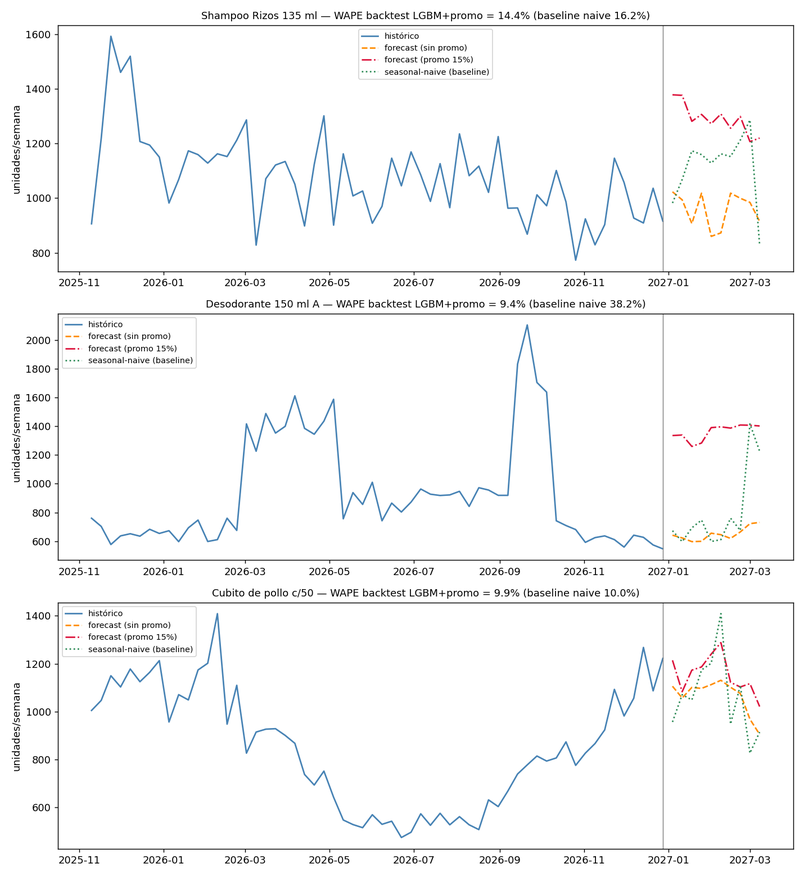
#> input picture report/reto_a_forecasts.png, 804 x 877 px, shrunk from 1430 x 1560 before the run, found by its file name
$ jupyter execute --allow-errors vemio_prueba_tecnica.ipynb   (shell and % lines are left out)
#> lines starting #> are read from the running program, lines starting #| are printed output that depends on the picture
### src/data_prep.py
"""Carga y limpieza compartida del dataset VEMIO."""
import os
import pandas as pd
import numpy as np

# Rutas ancladas a la raíz del proyecto: los scripts corren desde cualquier directorio.
PROJECT_ROOT = os.path.abspath(os.path.join(os.path.dirname(__file__), ".."))
DATA_DIR = os.path.join(PROJECT_ROOT, "data")
REPORT_DIR = os.path.join(PROJECT_ROOT, "report")


def data_path(*parts):
    os.makedirs(DATA_DIR, exist_ok=True)
    return os.path.join(DATA_DIR, *parts)


def report_path(*parts):
    os.makedirs(REPORT_DIR, exist_ok=True)
    return os.path.join(REPORT_DIR, *parts)


# El dataset crudo lo provee VEMIO por fuera del repo (no se versiona: es data de cliente).
# Colocar el CSV en data/raw/ antes de ejecutar, o setear la variable de entorno VEMIO_DATASET_PATH.
RAW_PATH = os.environ.get(
    "VEMIO_DATASET_PATH",
    os.path.join(DATA_DIR, "raw", "20260806_prueba_tecnica_dataset.csv"),
)


def load_raw(path=RAW_PATH):
    return pd.read_csv(path, parse_dates=['date'], dayfirst=True)


# [103 lines left out: functions clean, weekly_demand, sku_economics, not called in this run]


# [5 lines that do not run on import are left out]

### src/forecasting_final.py
"""Genera el forecast final a 10 semanas bajo dos escenarios promocionales."""
import numpy as np
import pandas as pd
import sys

import matplotlib
# Agg solo cuando el modulo se ejecuta como script. Si pyplot ya esta cargado venimos
# del cuaderno, que ya fijo su backend con %matplotlib inline; cambiarlo aqui hacia que
# plt.show() dejara de dibujar y el cuaderno se publicaba sin una sola grafica.
if 'matplotlib.pyplot' not in sys.modules:
    matplotlib.use('Agg')
import matplotlib.pyplot as plt

from data_prep import load_raw, clean, weekly_demand, data_path, report_path
from forecasting import (FORECAST_SKUS, HORIZON, fit_lgbm, recursive_forecast,
                         seasonal_naive_forecast, backtest, backtest_origins)


def future_calendar(last_week, n_steps, on_promo=0, discount=0.0):
    weeks = [last_week + pd.Timedelta(days=7) * (h + 1) for h in range(n_steps)]
    return pd.DataFrame({'week': weeks, 'on_promo': on_promo, 'discount': discount})


def run():
    df = clean(load_raw())
    rows, forecasts = [], {}
    fig, axes = plt.subplots(len(FORECAST_SKUS), 1, figsize=(11, 12))

    for i, sku in enumerate(FORECAST_SKUS):
        wk = weekly_demand(df, sku)
        bt = backtest(wk, backtest_origins(len(wk)))

        # Modelo unificado para los 3 SKUs: LightGBM + calendario promocional.
        model = fit_lgbm(wk, use_promo=True)
        cal_base = future_calendar(wk.week.iloc[-1], HORIZON)                       # sin promo
        cal_promo = future_calendar(wk.week.iloc[-1], HORIZON, 1, 0.15)             # promo 15% todo el horizonte

        fc_base = recursive_forecast(model, wk, cal_base, True)
        fc_promo = recursive_forecast(model, wk, cal_promo, True)
        fc_naive = seasonal_naive_forecast(wk, HORIZON)

        forecasts[sku] = fc_base
        fc_base.to_csv(data_path(f"forecast_{sku.replace(' ', '_').replace('/', '-')}.csv"), index=False)

        rows.append({
            'sku': sku,
            'wape_naive': round(bt.wape_naive.mean(), 3),
            'wape_lgbm': round(bt.wape_lgbm.mean(), 3),
            'wape_lgbm_promo': round(bt.wape_lgbm_promo.mean(), 3),
            'demanda_sem_hist_12s': round(wk.qty.tail(12).mean(), 1),
            'forecast_sem_sin_promo': round(fc_base.yhat.mean(), 1),
            'forecast_sem_con_promo_15pct': round(fc_promo.yhat.mean(), 1),
        })

        ax = axes[i]
        ax.plot(wk.week.tail(60), wk.qty.tail(60), label='histórico', color='steelblue')
        ax.plot(fc_base.week, fc_base.yhat, '--', color='darkorange', label='forecast (sin promo)')
        ax.plot(fc_promo.week, fc_promo.yhat, '-.', color='crimson', label='forecast (promo 15%)')
        ax.plot(fc_naive.week, fc_naive.yhat, ':', color='seagreen', label='seasonal-naive (baseline)')
        ax.axvline(wk.week.iloc[-1], color='gray', lw=0.8)
        ax.set_title(f"{sku} — WAPE backtest LGBM+promo = {bt.wape_lgbm_promo.mean():.1%} "
                     f"(baseline naive {bt.wape_naive.mean():.1%})", fontsize=10)
        ax.set_ylabel('unidades/semana')
        ax.legend(fontsize=8)

    plt.tight_layout()
    plt.savefig(report_path("reto_a_forecasts.png"), dpi=130)

    summary = pd.DataFrame(rows)
    summary.to_csv(data_path("reto_a_summary.csv"), index=False)
    return summary


# [4 lines that do not run on import are left out]

### src/elasticity.py
"""Reto B: Sensibilidad de la demanda al precio y simulador precio -> demanda / ingreso / margen.

ADVERTENCIA DE IDENTIFICACIÓN (importante para leer estos resultados):
en este dataset el precio efectivo semanal casi no varía por decisión de pricing "pura": varía
porque hay o no un combo activo (corr(log precio, promo_share) = -0.93). Por lo tanto el
coeficiente estimado NO es una elasticidad de precio de libro, sino el efecto combinado de
"activar un combo a profundidad d": precio + visibilidad + mecánica de bundle.
Esa es, de hecho, la palanca que el equipo comercial realmente controla — pero hay que
nombrarla por lo que es y no sobrevender la precisión del número.
"""
import numpy as np
import pandas as pd
import statsmodels.api as sm
import sys

import matplotlib
# Agg solo cuando el modulo se ejecuta como script. Si pyplot ya esta cargado venimos
# del cuaderno, que ya fijo su backend con %matplotlib inline; cambiarlo aqui hacia que
# plt.show() dejara de dibujar y el cuaderno se publicaba sin una sola grafica.
if 'matplotlib.pyplot' not in sys.modules:
    matplotlib.use('Agg')
import matplotlib.pyplot as plt

from data_prep import load_raw, clean, weekly_demand, sku_economics, data_path, report_path

ELASTICITY_SKU = 'Antitranspirante 150 ml C'


# [53 lines left out: functions price_panel, fit_specifications, make_simulator, not called in this run]


def run(save=True):
    df = clean(load_raw())
    econ = sku_economics(df, ELASTICITY_SKU)
    panel = price_panel(df, ELASTICITY_SKU)
    specs = fit_specifications(panel)

    e_base = specs['base: log_price + tendencia + mes'].params['log_price']
    e_ctrl = specs['control por "hay combo activo"'].params['log_price']
    e_lo, e_hi = min(e_base, e_ctrl), max(e_base, e_ctrl)

    ref = panel.tail(12)
    ref_price, ref_qty = ref.price.mean(), ref.qty.mean()
    price_min, price_max = panel.price.min(), panel.price.max()

    sim = make_simulator(e_base, ref_price, ref_qty, econ['unit_cost'], price_min, price_max)
    grid = np.linspace(price_min, price_max, 60)
    res = sim(grid)
    # banda de robustez con el rango de elasticidades de las distintas especificaciones
    res['margen_abs_lo'] = make_simulator(e_lo, ref_price, ref_qty, econ['unit_cost'], price_min, price_max)(grid)['margen_abs']
    res['margen_abs_hi'] = make_simulator(e_hi, ref_price, ref_qty, econ['unit_cost'], price_min, price_max)(grid)['margen_abs']
    res['descuento_implicito'] = 1 - res.price / econ['list_price']

    if save:
        res.to_csv(data_path("reto_b_simulation_grid.csv"), index=False)

        fig, ax1 = plt.subplots(figsize=(9, 5.5))
        ax1.plot(res.price, res.ingreso, color='steelblue', label='Ingreso semanal')
        ax1.plot(res.price, res.margen_abs, color='seagreen', label='Margen $ semanal')
        ax1.fill_between(res.price, res.margen_abs_lo, res.margen_abs_hi, color='seagreen',
                         alpha=0.15, label=f'margen, rango elasticidad [{e_lo:.1f}, {e_hi:.1f}]')
        ax1.axhline(0, color='black', lw=0.8)
        ax1.axvline(econ['unit_cost'], color='crimson', ls='--', lw=1.2, label=f"costo unitario ({econ['unit_cost']:.1f})")
        ax1.axvline(ref_price, color='gray', ls=':', lw=1.2, label=f'precio actual ({ref_price:.1f})')
        ax1.set_xlabel('Precio unitario')
        ax1.set_ylabel('$ semanal')
        ax1.legend(fontsize=8, loc='upper center')
        ax1.set_title(f"Simulador de precio — {ELASTICITY_SKU}\n"
                      f"elasticidad estimada {e_base:.2f} · descuento de equilibrio {econ['breakeven_discount']:.1%}",
                      fontsize=11)
        plt.tight_layout()
        plt.savefig(report_path("reto_b_simulador.png"), dpi=130)

    return dict(econ=econ, panel=panel, specs=specs, sim=sim, grid=res,
                elasticity=e_base, elasticity_range=(e_lo, e_hi),
                ref_price=ref_price, ref_qty=ref_qty,
                price_min=price_min, price_max=price_max)


# [14 lines that do not run on import are left out]

### notebook/vemio_prueba_tecnica.ipynb
# VEMIO | Prueba Técnica AI Product Engineer
## Forecasting, sensibilidad al precio y promociones

**Datos:** 283,533 transacciones sell-in, 6 SKUs, 12 bodegas, 41,334 clientes y 19 combos, entre enero de 2025 y enero de 2027.

En este notebook desarrollo los tres retos de principio a fin. El código reutilizable está en src y aquí dejo las decisiones, resultados y comprobaciones.

### Resumen

1. Incluir el calendario promocional reduce el WAPE de Desodorante de 38% a 9%.
2. product_margin es markup sobre costo. El límite real de descuento está entre 18% y 23%, según el SKU.
3. Dos promociones vendieron por debajo del costo.
4. Ninguna de las 19 promociones recuperó el costo del descuento.
5. Combo Verano 2 fue la más cercana al equilibrio, con cobertura de 0.69.

[cell 1]
import sys, warnings
from pathlib import Path

PROJECT_ROOT = next(
    (p for p in (Path.cwd(), *Path.cwd().parents) if (p / 'src' / 'data_prep.py').exists()),
    None,
)
if PROJECT_ROOT is None:
    raise RuntimeError('No se encontro la raiz del proyecto (src/data_prep.py)')
sys.path.insert(0, str(PROJECT_ROOT / 'src'))
warnings.filterwarnings('ignore')

import numpy as np
import pandas as pd
import matplotlib.pyplot as plt
from matplotlib import image as mpimg

pd.set_option('display.width', 200)
pd.set_option('display.max_columns', 40)

---
## 0. Carga y limpieza

Conservé todas las filas en la base limpia y marqué cada caso especial. Los filtros se aplican sólo en el análisis donde corresponde.

| Situación | Filas | Tratamiento |
|---|---:|---|
| Cantidad igual a cero | 500 | Fuera de demanda |
| Monto cero con cantidad positiva | 500 | Cuenta en unidades, no en precio |
| Metadata incompleta | 1 | Se recupera por product_code |
| Descuento nulo | 15,538 | Cero en venta orgánica; mediana del combo en promoción |
| Bruto o costo nulo | 110 por campo | Se reconstruye con la relación del SKU |

El brief menciona dos periodos y dos cifras de clientes. El archivo contiene 41,334 clientes y fechas del 2025-01-06 al 2027-01-03; uso esos valores.

[cell 2]
from data_prep import load_raw, clean, weekly_demand, sku_economics

#> (the rest of this cell did not finish here and is left out)

### Revisión de margen

Antes de modelar confirmé cómo está construido product_margin. Es un markup sobre costo, no un margen sobre ingreso.

Si precio_lista = costo × (1 + m), el margen sobre ingreso es m / (1 + m). Ese valor también es el descuento máximo antes de vender por debajo del costo.

#> (a cell that did not finish here is left out)

#> (a cell that did not finish here is left out)

Dos combos de Desodorante 150 ml A aplicaron 20.1% y 21.1% de descuento sobre un SKU cuyo límite es 18.0%. En ambos casos el precio quedó por debajo del costo.

---
# Reto A | Pronóstico semanal

Seleccioné los tres SKUs con mayor volumen y proyecté diez semanas.

**Métrica:** WAPE. Lo elegí porque expresa el error sobre el volumen total y se comporta mejor que MAPE cuando hay semanas pequeñas.

**Validación:** cinco cortes walk-forward separados por seis semanas. Cada modelo se entrena sólo con datos anteriores al corte y proyecta las diez semanas siguientes.

### Modelos

| Modelo | Variables |
|---|---|
| seasonal_naive | Misma semana del año anterior |
| lgbm | Calendario, rezagos y medias móviles |
| lgbm_promo | Las anteriores más calendario y profundidad promocional |

El calendario promocional se conoce antes del horizonte de reabasto, por lo que puede usarse como entrada. La demanda futura no entra en las variables.

[cell 5]
from forecasting import FORECAST_SKUS, HORIZON, backtest, backtest_origins

bt_all = {}
#> (the rest of this cell did not finish here and is left out)

### Resultados

| SKU | Seasonal naive | LGBM | LGBM + promo |
|---|---:|---:|---:|
| Shampoo Rizos 135 ml | 16.2% | **13.9%** | 14.4% |
| Desodorante 150 ml A | 38.2% | 59.1% | **9.4%** |
| Cubito de pollo c/50 | 10.0% | **9.8%** | 9.9% |

La diferencia importante está en Desodorante. Sus promociones cambian mucho la demanda y el modelo sin calendario no las anticipa. Con esa información el error baja a 9.4% y mejora en los cinco cortes.

Uso lgbm_promo para los tres SKUs. Su WAPE promedio es 11.2% y evita mantener una regla distinta por producto con sólo cinco observaciones de validación.

[cell 6]
from forecasting_final import run as run_forecast
#> (the rest of this cell did not finish here and is left out)

### Escenarios de reabasto

Generé un escenario sin promociones futuras y otro con combo al 15%. En Desodorante, el segundo lleva la demanda semanal de aproximadamente 650 a 1,360 unidades. La comparación permite planear inventario con el calendario que finalmente apruebe el equipo comercial.

[cell 7]
img = mpimg.imread(PROJECT_ROOT / "report/reto_a_forecasts.png")
#> img is the input picture: shape (877, 804, 4) float32; mean R, G, B, A 0.97, 0.972, 0.974, 1
plt.figure(figsize=(12, 13)); plt.imshow(img); plt.axis('off'); plt.show()

---
# Reto B | Sensibilidad al precio

Elegí Antitranspirante 150 ml C porque tiene la mayor variación de precio observada.

Ajusté una regresión log-log de demanda semanal contra precio efectivo, con tendencia y estacionalidad. Hay una limitación importante: el precio cambia principalmente cuando hay un combo. La correlación entre log(precio) y participación promocional es -0.93.

Por eso interpreto el coeficiente como sensibilidad a la mecánica promocional completa, no como un efecto causal puro del precio. Comparo tres especificaciones para ver cuánto cambia el resultado.

[cell 8]
from elasticity import ELASTICITY_SKU, price_panel, fit_specifications, run as run_elasticity

#> (the rest of this cell did not finish here and is left out)

La elasticidad queda entre **-2.98 y -2.58** al agregar el control de combo activo. Reporto el rango porque los datos no permiten separar con precisión precio, visibilidad y promoción.

## Simulador

La demanda se calcula dentro del rango histórico de precios y se convierte en ingreso y margen usando el costo reciente del SKU. No extrapolo fuera de ese rango.

#> (a cell that did not finish here is left out)

print(f"Elasticidad usada: {r['elasticity']:.2f}  (rango entre especificaciones: "
      f"{min(r['elasticity_range']):.2f} a {max(r['elasticity_range']):.2f})")
print(f"Ancla: precio_ref = {r['ref_price']:.2f}, demanda_ref = {r['ref_qty']:.0f} u/sem, "
      f"costo = {r['econ']['unit_cost']:.2f}")

# ejemplo de uso: consultar el simulador en 3 precios
r['sim']([r['price_min'], r['ref_price'], r['price_max']]).round(2)

#> (a cell that did not finish here is left out)

[cell 11]
img = mpimg.imread(PROJECT_ROOT / "report/reto_b_simulador.png")
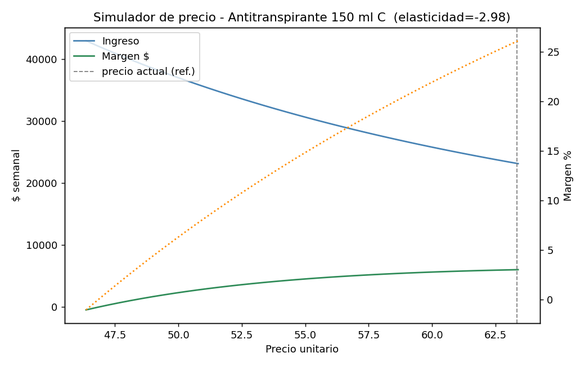
#> input picture report/reto_b_simulador.png, 585 x 366 px, shrunk from 1040 x 650 before the run, found by its file name
#> img is the input picture: shape (366, 585, 4) float32; mean R, G, B, A 0.974, 0.975, 0.974, 1
plt.figure(figsize=(10, 6)); plt.imshow(img); plt.axis('off'); plt.show()

### Lectura

El precio que maximiza ingreso ($46.36) queda por debajo del costo unitario ($46.85). Dentro del rango observado, el margen mejora al acercarse al precio de lista. No recomiendo profundizar el descuento de este SKU.

Si el objetivo es volumen, probaría una mecánica que conserve el precio unitario, por ejemplo un bundle entre SKUs o un regalo por compra.

El resultado sigue limitado por la falta de variación de precio fuera de promociones, la colinealidad con el calendario y el aumento del costo unitario. Con más datos haría una prueba de precios por bodega.

---
# Reto C | Uplift promocional

Para cada combo entrené un modelo estacional con semanas sin promoción del mismo SKU y lo usé para estimar la demanda que habría ocurrido durante la ventana.

Analicé los 19 combos para comparar resultados con la misma regla.

## Rentabilidad

margen incremental = I × (P - C) - A_promo × P × d

I son las unidades incrementales; A_promo, las unidades vendidas durante la promoción; P, el precio de lista; C, el costo unitario; y d, el descuento.

Reporto cobertura como uplift observado dividido entre uplift requerido. Una cobertura mayor a 1 indica que la promoción recuperó el costo del descuento.

[cell 12]
from uplift import PROMOS, estimate_uplift, run_all, plot_promos

#> (the rest of this cell did not finish here and is left out)

[cell 13]
img = mpimg.imread(PROJECT_ROOT / "report/reto_c_uplift.png")
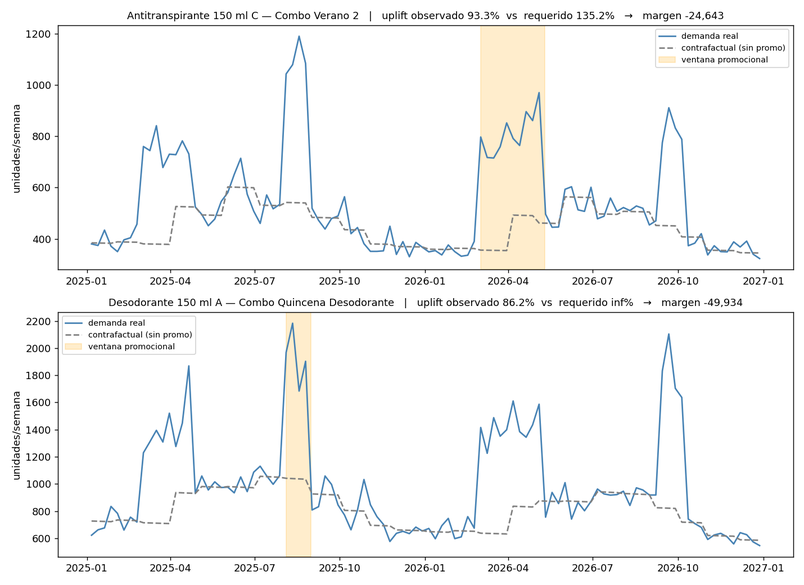
#> input picture report/reto_c_uplift.png, 804 x 585 px, shrunk from 1430 x 1040 before the run, found by its file name
#> img is the input picture: shape (585, 804, 4) float32; mean R, G, B, A 0.966, 0.966, 0.963, 1
plt.figure(figsize=(12, 9)); plt.imshow(img); plt.axis('off'); plt.show()
